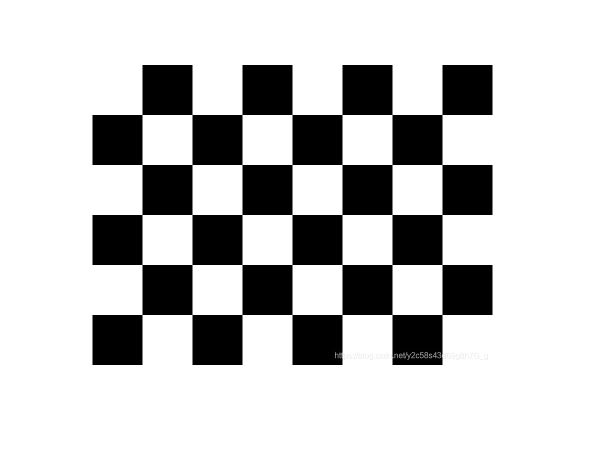
#> input picture tests/a.png, 1200 x 900 px (shown at 1/2 size)
$ python -i main.py   (imports and definitions only)   (older library calls are emulated)
#> lines starting #> are read from the running program, lines starting #| are printed output that depends on the picture
### calc_range.py
import cv2
import numpy as np

raw_image = None
superposition = None


# 初始化叠加图像
def init_superposition(shape=None):
    global superposition
    if shape is None:
        shape = raw_image.shape
    superposition = np.zeros(shape, dtype=raw_image.dtype)


# 设置背景图像
def set_raw_image(frame):
    global raw_image, superposition
    raw_image = frame.copy()
    init_superposition()


# 为叠加图像再叠加一帧
def add_frame(frame):
    global superposition
    try:
        diff = np.array(np.abs(np.array(frame, dtype=np.int16) -
                               np.array(raw_image, dtype=np.int16)), dtype=np.uint8)
        _, threshold = cv2.threshold(diff, 10, 255, cv2.THRESH_BINARY)
        diff = threshold
    except Exception as e:
        print(f"add_frame: {e}")
        set_raw_image(frame)
        diff = np.array(np.abs(np.array(frame, dtype=np.int16) -
                               np.array(raw_image, dtype=np.int16)), dtype=np.uint8)
    superposition = cv2.bitwise_or(superposition, diff)


# 计算叠加图像的宽度
def calc_range():
    image: np.ndarray = superposition.copy()
    sums = np.array([np.sum(line) for line in image.T], dtype=np.float)
    sums -= np.min(sums)
    m = np.max(sums) if np.max(sums) != 0 else 1
    # 标准化图像
    sums /= m
    left = 0
    right = len(sums) - 1
    while left < len(sums) and sums[left] < 0.45:
        left += 1
    while right >= 0 and sums[right] < 0.45:
        right -= 1
    ans = right - left
    ans = max(ans, 0)
    # print(f"[{right} - {left} = {ans}]sums: {sums.shape}")
    # cv2.imshow("superposition", image)
    # cv2.waitKey(1)
    return ans

### main.py
import os
import cv2
import json
import threading
import base64
import numpy as np
from capture import start_capture, find_cameras, update_buf
from ctypes import *
from MvImport.MvCameraControl_class import *
import time
from update_config import update_config
from utils import *
import io
from calc_time import calc_time
from calc_range import calc_range, add_frame, set_raw_image, init_superposition

from xmlrpc.server import SimpleXMLRPCServer
from xmlrpc.server import SimpleXMLRPCRequestHandler

import xmlrpc.client

# 全局变量

# 计算fps用
last_frame = None
last_time = time.time()
last_timestamp = None
fps_time = []
fps_count = 60

# 框红框位置，滤波用
outline_rounds = []
outline_count = 2

# 测量角度结果
D_res = None
# 测量角度至少需要多少帧
D_res_count = 20

states = {
    "init": 0,
    "big": 1,
    "small": 2
}
# 当前系统状态
state = "init"

# 测量长度结果数据记录
Ls = []
# 抛弃多少个开头的测量结果
Ts_offset = 3
# 计算多少个平均值
Ls_count = 2
# 长度调整系数（单位：m）
L_delta = 5.37 / 100
# 计算角度的像素宽度调整（激光笔宽度）
D_delta = 40
# 求得结果
L_result = None
# 结果排名（未用到）
L_rank = 0

# 上一个框框
last_outline = None

# 全局帧（用来图传）
g_frame = None
# 接收到B的图像
g_slave_frame = None
# C接收到A、B的图像
g_display_A = None
g_display_B = None

# 状态切换是否完成
switched = False

# 系统闲置状态开始时间
idle_start = None
# 系统闲置状态总时间（未用）
idle_time = 5

# 是否等待input输入
blocked = True
# 按键输入线程
th_wait_key = None

# 指定主机
master = os.environ.get("MASTER", "rpi01")
# 指定终端
display = os.environ.get("DISP", "rpi00")
# 用hostname定位身份
myself = os.popen("hostname").readline().replace("\n", "")
is_master = master == myself
is_display = display == myself
# [4 lines not run here, left out]

# 终端显示结果用
g_display_result = None
g_display_state = "init"
# 终端屏幕覆盖层大小（屏幕大小）
g_display_size = (1920, 1080)
g_display_font = cv2.FONT_HERSHEY_SIMPLEX

# A从B拿到的数据
slave_D_res = None
slave_L_res = None
slave_L_rank = None

# RPC调用服务器（B和C）
server = None
server_display = None

# 等待长度和角度数据的限制时间
timeout_L = 20
timeout_D = 20


# 得到增强了对比度的图像
# [5 lines left out: function get_enhanced_frame, not called in this run]


# 得到缩小的图像
def get_resized_frame(frame):
    if frame is None:
        return None
    width = frame.shape[1] // 5
    height = frame.shape[0] // 5
    resized = cv2.resize(frame, (width, height))
    return resized


# 得到放大图像
def get_expanded_frame(frame):
    if frame is None:
        return None
    width = int(frame.shape[1] * 5)
    height = int(frame.shape[0] * 5)
    resized = cv2.resize(frame, (width, height))
    return resized


# 框柱运动物体
def box_frame(frame):
    global last_frame, last_time, fps_time, last_timestamp, outline_rounds
    resized_raw = get_resized_frame(frame)
    if last_frame is None:
        last_frame = frame.copy()
        print("first_frame!")
        return resized_raw

    gray = frame
    try:
        diff = np.array(np.abs(np.array(gray, dtype=np.int16) -
                               np.array(last_frame, dtype=np.int16)), dtype=np.uint8)
    except Exception as e:
        print(f"state_big: {e}")
        last_frame = gray.copy()
        diff = np.array(np.abs(np.array(gray, dtype=np.int16) -
                               np.array(last_frame, dtype=np.int16)), dtype=np.uint8)
    _, threshold = cv2.threshold(diff, 10, 255, cv2.THRESH_BINARY)
    kernel_open = cv2.getStructuringElement(cv2.MORPH_RECT, (3, 3))
    image_open = cv2.morphologyEx(
        threshold, cv2.MORPH_OPEN, kernel=kernel_open)
    contours, hierarchy = cv2.findContours(
        image_open, cv2.RETR_EXTERNAL, cv2.CHAIN_APPROX_SIMPLE)

    bounding_rects = [(c, cv2.boundingRect(c)) for c in contours]
    list.sort(bounding_rects, key=lambda x: x[1][2] + x[1][3], reverse=True)
    # result4 = cv2.cvtColor(gray, cv2.COLOR_GRAY2RGB)
    result4 = cv2.cvtColor(last_frame, cv2.COLOR_GRAY2RGB)
    # result4 = cv2.cvtColor(image_open, cv2.COLOR_GRAY2RGB)
    outline = None
    global last_outline
    if len(bounding_rects) >= 2:
        f = [min(bounding_rects[0][1][0], bounding_rects[1][1][0]),
             min(bounding_rects[0][1][1], bounding_rects[1][1][1])]
        outline = [*f,
                   max(bounding_rects[0][1][2] + f[0], bounding_rects[1][1][2] + f[0]),
                   max(bounding_rects[0][1][3] + f[1], bounding_rects[1][1][3] + f[1])]
        for b in bounding_rects:
            outline = [min(outline[0], b[1][0]),
                       min(outline[1], b[1][1]),
                       max(outline[2], b[1][2] + b[1][0]),
                       max(outline[3], b[1][3] + b[1][1])]
    else:
        if len(bounding_rects) == 1:
            outline = bounding_rects[0][1]
    if outline is None:
        # print(f"outline is None!")
        # return resized_raw
        outline = last_outline
    if outline is None:
        print(f"outline is None!")
        return resized_raw

    # result4 = cv2.rectangle(result4, tuple(outline[0:2]), tuple(np.array(outline[0:2]) + np.array(outline[2:4])),
    #                         (0, 0, 255), 5)

    last_outline = outline
    result4 = cv2.rectangle(result4, tuple(outline[0:2]), tuple(np.array(outline[2:4])), (0, 0, 255), 5)

    last_frame = frame.copy()

    global g_frame
    resized = get_resized_frame(result4)
    g_frame = resized.copy()

    return resized


# 测量角度时候的on_frame
def state_big(frame: np.ndarray, on_quit=None, info=None):
    global last_frame, last_time, fps_time, last_timestamp, outline_rounds
    add_frame(frame)
    ans_range = calc_range()
    global D_res, D_res_count
    print(f"ans_range: {ans_range}, D_res_count: {D_res_count}")
    if ans_range > 0:
        D_res_count -= 1
        if D_res_count <= 0:
            D_res = ans_range
            print(f"D_res: {ans_range}")
    resized = box_frame(frame)
    expanded = get_expanded_frame(resized)
    cv2.imshow("boxed", expanded)
    cv2.setWindowProperty("boxed", cv2.WND_PROP_FULLSCREEN, cv2.WINDOW_FULLSCREEN)
    cv2.waitKey(1)
    now = time.time()
    time_delta = now - last_time
    print(
        f"[{frame.shape[1]}x{frame.shape[0]}] calc done! fps: {(sum(fps_time) / fps_count):2.3f} "
        f"fps cnt: {int(1 / time_delta)}")
    fps_time.append(1 / time_delta)
    if len(fps_time) >= fps_count:
        fps_time = fps_time[1:]
    last_time = now


# RPC参数
class RequestHandler(SimpleXMLRPCRequestHandler):
    rpc_paths = ('/RPC2', '/RPC3')


# 调用改变系统状态
# [558 lines left out: functions remote_set_state, state_small, wait_key, to_idle_state, on_frame, master_thread and 7 more, not called in this run]


# [2 lines not run here, left out]

>>> import cv2
>>> picture = cv2.imread('tests/a.png')
#> picture is the input picture: shape (900, 1200, 3); min 0, max 255, mean 198.4
>>> result = state_big(picture)
#> in add_frame, `diff = np.array(np.abs(np.array(frame, dtype=np.int16) - np.array(raw_..`: diff: shape (900, 1200, 3); every value is 0
#> in calc_range, `sums = np.array([np.sum(line) for line in image.T], dtype=np.float)`: sums = [0, 0, 0]
#> in calc_range, `m = np.max(sums) if np.max(sums) != 0 else 1`: m = 1
#> in calc_range, `right = len(sums) - 1`: right = 2
#> the loop in calc_range, `while left < len(sums) and sums[left] < 0.45:` made 3 passes
#> after the loop in calc_range, `while left < len(sums) and sums[left] < 0.45:`: left = 3
#> the loop in calc_range, `while right >= 0 and sums[right] < 0.45:` made 3 passes
#> right on passes 1 to 3: 1, 0, -1
#> after the loop in calc_range, `while right >= 0 and sums[right] < 0.45:`: right = -1
#> in calc_range, `ans = right - left`: ans = -4
#> in calc_range, `ans = max(ans, 0)`: ans = 0
#| ans_range: 0, D_res_count: 20
#> in get_resized_frame, `resized = cv2.resize(frame, (width, height))`:
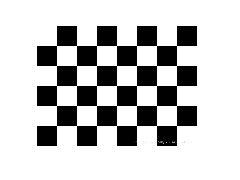
#> resized: shape (180, 240, 3); min 0, max 255, mean 198.4
#> in get_expanded_frame, `resized = cv2.resize(frame, (width, height))`:
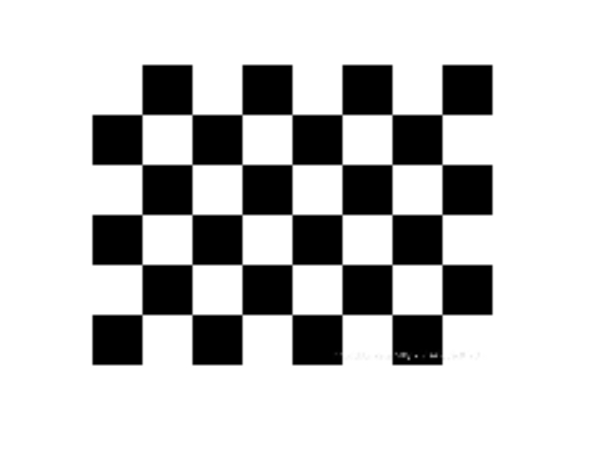
#> resized: shape (900, 1200, 3) (shown at 1/2 size); min 0, max 255, mean 198.4
#| [1200x900] calc done! fps: 0.000 fps cnt: 5
